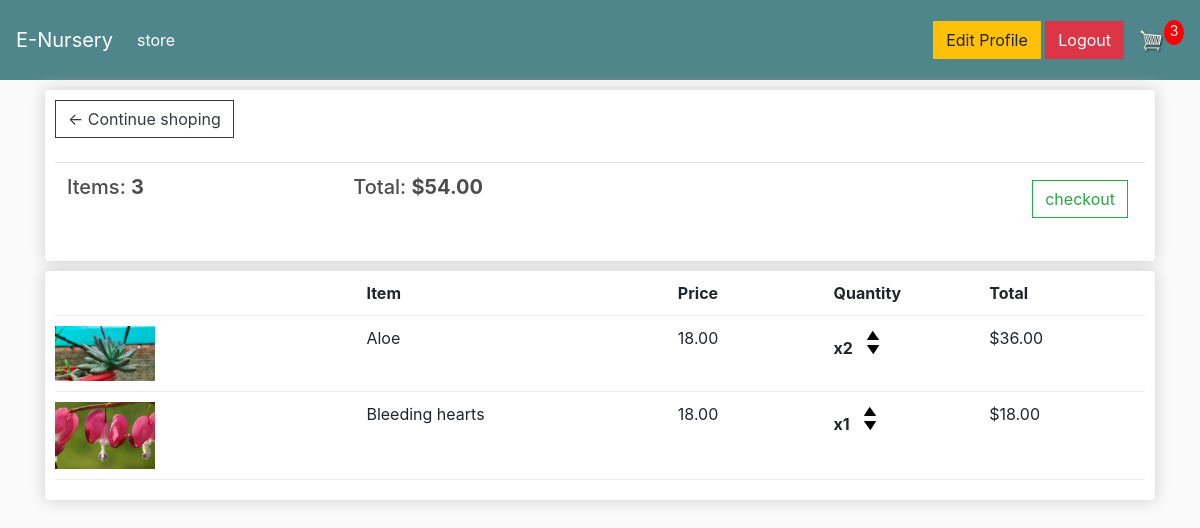
The app's page /cart/ (signed in) with its own data.
### store/models.py (models this page shows, shortened)
class Order(models.Model):
    customer = models.ForeignKey(Customer,on_delete=models.SET_NULL,blank=True,null=True)
    date_orderd = models.DateTimeField(auto_now_add=True)
    complete =models.BooleanField(default=False,null=True,blank=False)
    transaction_id = models.CharField(max_length=200,null=True)
    @property
    def get_cart_total(self):
        orderitems = self.orderitem_set.all()
        total = sum([item.get_total for item in orderitems ])
        return total
    @property
    def get_cart_items(self):
        orderitems = self.orderitem_set.all()
        total = sum([item.quantity for item in orderitems ])
        return total

class OrderItem(models.Model):
    product = models.ForeignKey(Product,on_delete=models.SET_NULL, blank=True,null=True)
    order = models.ForeignKey(Order,on_delete=models.SET_NULL,blank=True,null=True)
    quantity = models.IntegerField(default=0, null=True, blank=True)
    date_added = models.DateTimeField(auto_now_add=True)
    @property
    def get_total(self):
        total = self.product.price * self.quantity
        return total

class Product (models.Model):
    name=models.CharField(null=True, max_length=200)
    price = models.DecimalField(max_digits=7,decimal_places=2)
    digital= models.BooleanField(default=False,null=True, blank=False)
    image = models.ImageField(null=True, blank=True)
    @property
    def imageURL(self):
        try:
            url = self.image.url
        except:
            url = ''
        return url

### store/views.py (the view)
# urls.py: path('cart/',views.cart, name='cart'),
def cart(request):
	if request.user.is_authenticated:
		customer = request.user.customer
		order, created = Order.objects.get_or_create(customer=customer, complete=False)
		items = order.orderitem_set.all()
		cartItems = order.get_cart_items
	else:
		items = []
		order = {'get_cart_total':0, 'get_cart_items':0, 'shipping':False}
		cartItems = order['get_cart_items']
	context = {'items':items, 'order':order, 'cartItems':cartItems}
	return render(request, 'store/cart.html', context)

### store/templates/store/cart.html
{% extends "store/main.html" %}
{% load static %}
{% block content %}
<div class="row">
    <div class="col-lg-12">
        <div class="box-element">
        <a class="btn btn-outline-dark" href="{% url "store" %}">&#x2190; Continue shoping</a><br><br>
        <table class="table">
            <tr>
                <th><h5>Items: <strong>{{order.get_cart_items}}</strong></h5></th>
                <th><h5>Total: <strong>${{order.get_cart_total}}</strong></h5></th>
                <th>
                    <a style="float: right; margin:5px;" href="{% url 'checkout' %}" class="btn btn-outline-success">checkout</a>
                </th>
            </tr>
        </table>
        </div>
    </div>
    <div class="col-lg-12">
        <div class="box-element">
            <div class="cart-row">
                <div style="flex:2"></div>
                <div style="flex:2"><strong> Item </strong></div>
                <div style="flex:1"><strong>Price</strong></div>
                <div style="flex:1"><strong>Quantity</strong></div>
                <div style="flex:1"><strong>Total</strong></div>
            </div>
        {% for item in items %}
             <div class="cart-row">
					<div style="flex:2"><img class="row-image" src="{{item.product.imageURL}}"></div>
					<div style="flex:2"><p>{{item.product.name}}</p></div>
					<div style="flex:1"><p>{{item.product.price|floatformat:2}}</p></div>
					<div style="flex:1">
						<p class="quantity">x{{item.quantity}}</p>
						<div class="quantity">
							<img data-product="{{item.product.id}}" data-action="add" class="chg-quantity update-cart" src="{% static  'images/arrow-up.png' %}">
							<img data-product="{{item.product.id}}" data-action="remove" class="chg-quantity update-cart" src="{% static  'images/arrow-down.png' %}">
						</div>
					</div>
					<div style="flex:1"><p>${{item.get_total}}</p></div>
				</div>
        {% endfor %}
        </div>
    </div>
</div>
{% endblock content %}

### static/css/main.css (style rules this page uses)
body { background-color: hsl(0, 0%, 98%); }
h1,h2,h3,h4,h5,h6 { color:hsl(0, 0%, 30%); }
.box-element { box-shadow:hsl(0, 0%, 80%) 0 0 16px; background-color: #fff; border-radius: 4px; padding: 10px; }
.col-lg-4, .col-lg-6, .col-lg-8, .col-lg-12 { margin-top: 10px; }
.btn { border-radius: 0; }
.row-image { width: 100px; }
.cart-row { display: flex; align-items: flex-stretch; padding-bottom: 10px; margin-bottom: 10px; border-bottom: 1px solid #ececec; }
.quantity { display: inline-block; font-weight: 700; padding-right:10px; }
.chg-quantity { width: 12px; cursor: pointer; display: block; margin-top: 5px; transition:.1s; }

### records on screen
Order: get_cart_items "3", get_cart_total "54.00"
OrderItem: product.imageURL (picture), product.name "Aloe", product.price "18.00", quantity "2", get_total "36.00"
OrderItem: product.imageURL (picture), product.name "Bleeding hearts", product.price "18.00", quantity "1", get_total "18.00"

### other values on screen
{{ cartItems }} "3"
